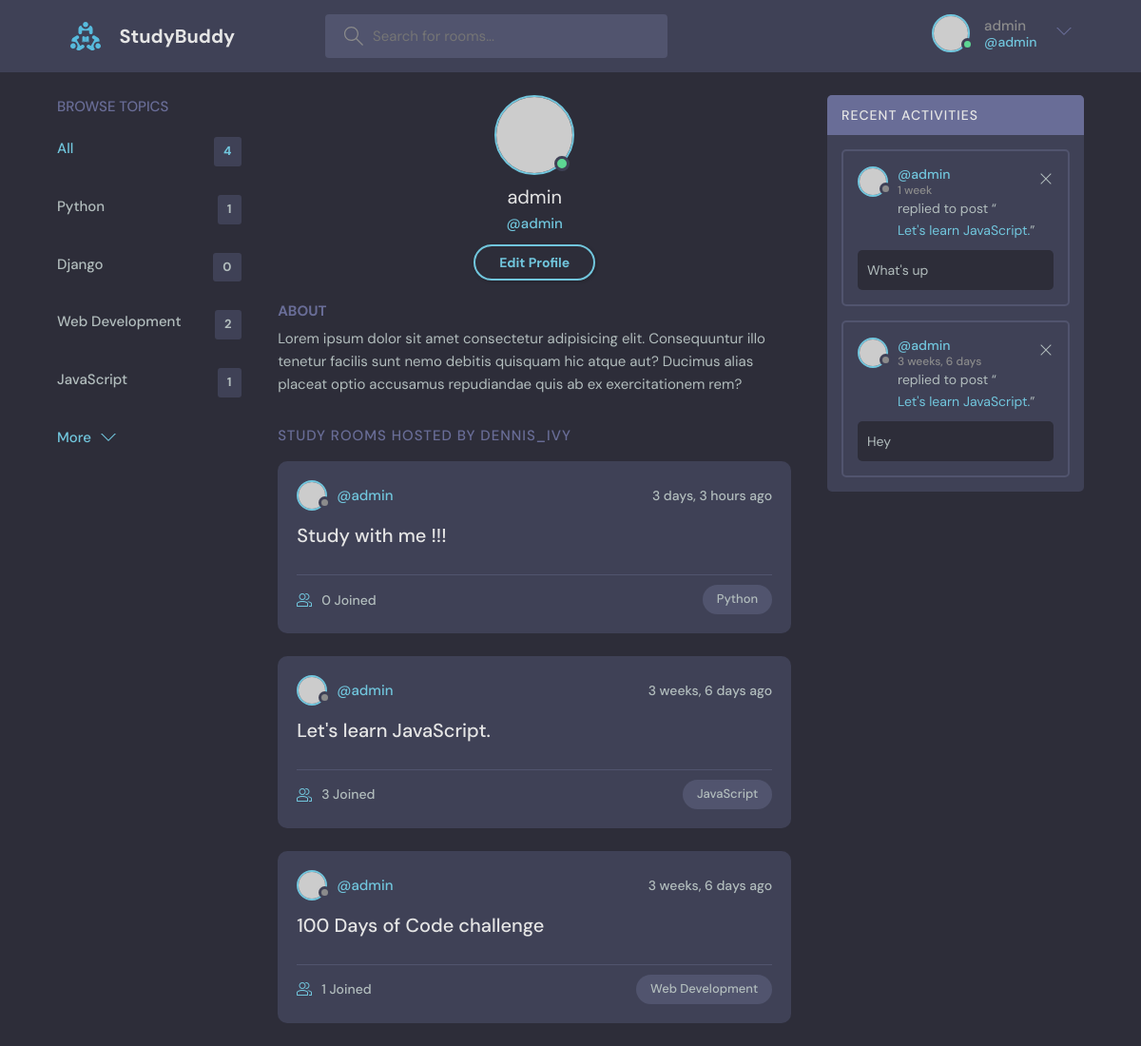
Screenshot of /profile/1 (signed in) with the database file from the repository.
### base/models.py (models this page shows, shortened)
class Topic(models.Model):
   name = models.CharField(max_length=200)

class Room(models.Model):
   host = models.ForeignKey(User, on_delete=models.SET_NULL, null=True)
   topic = models.ForeignKey(Topic, on_delete=models.SET_NULL, null=True)
   name = models.CharField(max_length=200)
   description = models.TextField(null=True, blank=True)
   participants = models.ManyToManyField(User, related_name='participants', blank=True)
   updated = models.DateField(auto_now=True)
   created = models.DateField(auto_now_add=True)
   class Meta:
      ordering = ['-updated', '-created']

class Message(models.Model):
   user = models.ForeignKey(User, on_delete=models.CASCADE)
   room = models.ForeignKey(Room, on_delete=models.CASCADE)
   body = models.TextField()
   updated = models.DateField(auto_now=True)
   created = models.DateField(auto_now_add=True)
   class Meta:
      ordering = ['-updated', '-created']

### base/views.py (the view)
# urls.py: path('profile/<str:pk>', views.userProfile, name='user-profile'),
def userProfile(request, pk):
    user = User.objects.get(id=pk)
    rooms = user.room_set.all()
    room_messages = user.message_set.all()
    topics = Topic.objects.all()
    context = {'user':user, 'rooms':rooms, 'room_messages':room_messages, 'topics':topics}
    return render(request, 'base/profile.html', context)

### base/templates/base/profile.html
{% extends 'main.html' %}
{% block content %}
  <main class="profile-page layout layout--3">
    <div class="container">
      {% include 'base/topic_component.html' %}
      <div class="roomList">
        <div class="profile">
          <div class="profile__avatar">
            <div class="avatar avatar--large active">
              <img src="https://randomuser.me/api/portraits/men/11.jpg" />
            </div>
          </div>
          <div class="profile__info">
            <h3>{{user.username}}</h3>
            <p>@{{user.username}}</p>
            <a href="edit-user.html" class="btn btn--main btn--pill">Edit Profile</a>
          </div>
          <div class="profile__about">
            <h3>About</h3>
            <p>
              Lorem ipsum dolor sit amet consectetur adipisicing elit. Consequuntur illo tenetur
              facilis sunt nemo debitis quisquam hic atque aut? Ducimus alias placeat optio
              accusamus repudiandae quis ab ex exercitationem rem?
            </p>
          </div>
        </div>
        <div class="roomList__header">
          <div>
            <h2>Study Rooms Hosted by dennis_ivy</a>
            </h2>
          </div>
        </div>
        {% include 'base/feed_component.html' %}
      </div>
      {% include 'base/activity_component.html' %}
    </div>
  </main>
{% endblock content %}

### templates/navbar.html (shortened to what this page needs)
{% load static %}
<header class="header header--loggedIn">
      <div class="container">
        <a href="{% url 'home' %}" class="header__logo">
          <img src="{% static 'images/logo.svg' %}" />
          <h1>StudyBuddy</h1>
        </a>
        <form class="header__search" method="get" action="{% url 'home' %}">
          <label>
            <input name="q" placeholder="Search for rooms..." />
          </label>
        </form>
        <nav class="header__menu">
          {% if request.user.is_authenticated %}
          <div class="header__user">
            <a href="profile.html">
              <div class="avatar avatar--medium active">
                <img src="https://randomuser.me/api/portraits/men/37.jpg" />
              </div>
              <p>{{request.user.username}} <span>@{{request.user.username}}</span></p>
            </a>
            <button class="dropdown-button">
              <svg version="1.1" xmlns="http://www.w3.org/2000/svg" width="32" height="32" viewBox="0 0 32 32">
                <title>chevron-down</title>
                <path d="M16 21l-13-13h-3l16 16 16-16h-3l-13 13z"></path>
              </svg>
            </button>
          </div>
          {% else %}
          <a href="{% url 'login' %}">
            <img src="{% static 'images/avatar.svg' %}" />
            <p>Login</p>
          </a>
          {% endif %}
        </nav>
      </div>
</header>

### base/templates/base/topic_component.html
<div class="topics">
   <div class="topics__header">
     <h2>Browse Topics</h2>
   </div>
   <ul class="topics__list">
     <li>
       <a href="{% url 'home' %}" class="active">All <span>{{topics.count}}</span></a>
     </li>
     {% for topic in topics %}
      <li>
         <a href="{% url 'home' %}?q={{topic.name}}">{{topic.name}} <span>{{topic.room_set.all.count}}</span></a>
      </li>
     {% endfor %}
   </ul>
   <a class="btn btn--link" href="topics.html">
     More
     <svg version="1.1" xmlns="http://www.w3.org/2000/svg" width="32" height="32" viewBox="0 0 32 32">
       <title>chevron-down</title>
       <path d="M16 21l-13-13h-3l16 16 16-16h-3l-13 13z"></path>
     </svg>
   </a>
</div>

### base/templates/base/feed_component.html (shortened to what this page needs)
{% for room in rooms %}
<div class="roomListRoom">
   <div class="roomListRoom__header">
     <a href="{% url 'user-profile' room.host.id %}" class="roomListRoom__author">
       <div class="avatar avatar--small">
         <img src="https://randomuser.me/api/portraits/women/11.jpg" />
       </div>
       <span>@{{room.host.username}}</span>
     </a>
     <div class="roomListRoom__actions">
       <span>{{room.created|timesince}} ago</span>
     </div>
   </div>
   <div class="roomListRoom__content">
     <a href="{% url 'room' room.id %}">{{room.name}}</a>
   </div>
   <div class="roomListRoom__meta">
     <a href="{% url 'room' room.id %}" class="roomListRoom__joined">
       {{room.participants.all.count}} Joined
     </a>
     <p class="roomListRoom__topic">{{room.topic.name}}</p>
   </div>
</div>
{% endfor %}

### base/templates/base/activity_component.html
<div class="activities">
   <div class="activities__header">
     <h2>Recent Activities</h2>
   </div>
   {% for message in room_messages %}
      <div class="activities__box">
      <div class="activities__boxHeader roomListRoom__header">
         <a href="{% url 'user-profile' message.user.id %}" class="roomListRoom__author">
            <div class="avatar avatar--small">
            <img src="https://randomuser.me/api/portraits/women/11.jpg" />
            </div>
            <p>
               @{{message.user}}
            <span> {{message.created|timesince}}</span>
            </p>
         </a>
         {% if request.user == message.user %}
            <div class="roomListRoom__actions">
               <a href="{% url 'delete-message' message.id %}">
               <svg version="1.1" xmlns="http://www.w3.org/2000/svg" width="32" height="32" viewBox="0 0 32 32">
                  <title>remove</title>
                  <path d="M27.314 6.019l-1.333-1.333-9.98 9.981-9.981-9.981-1.333 1.333 9.981 9.981-9.981 9.98 1.333 1.333 9.981-9.98 9.98 9.98 1.333-1.333-9.98-9.98 9.98-9.981z"></path>
               </svg>
               </a>
            </div>
         {% endif %}
      </div>
      <div class="activities__boxContent">
         <p>replied to post “<a href="{% url 'room' message.id %}">{{message.room.name}}</a>”</p>
         <div class="activities__boxRoomContent">
            {{message.body}}
         </div>
      </div>
      </div>
   {% endfor %}
 </div>

### rows the page displays
Topic: name "Python", room_set.all.count "1"
Topic: name "Django", room_set.all.count "0"
Topic: name "Web Development", room_set.all.count "2"
Topic: name "JavaScript", room_set.all.count "1"
Room: host.username "admin", created "3 days, 3 hours", name "Study with me !!!", participants.all.count "0", topic.name "Python"
Room: host.username "admin", created "3 weeks, 6 days", name "Let's learn JavaScript.", participants.all.count "3", topic.name "JavaScript"
Room: host.username "admin", created "3 weeks, 6 days", name "100 Days of Code challenge", participants.all.count "1", topic.name "Web Development"
Message: user "admin", created "1 week", room.name "Let's learn JavaScript.", body "What's up"
Message: user "admin", created "3 weeks, 6 days", room.name "Let's learn JavaScript.", body "Hey"

### other values shown
{{ request.user.username }} "admin"
{{ topics.count }} "4"
{{ user.username }} "admin"
